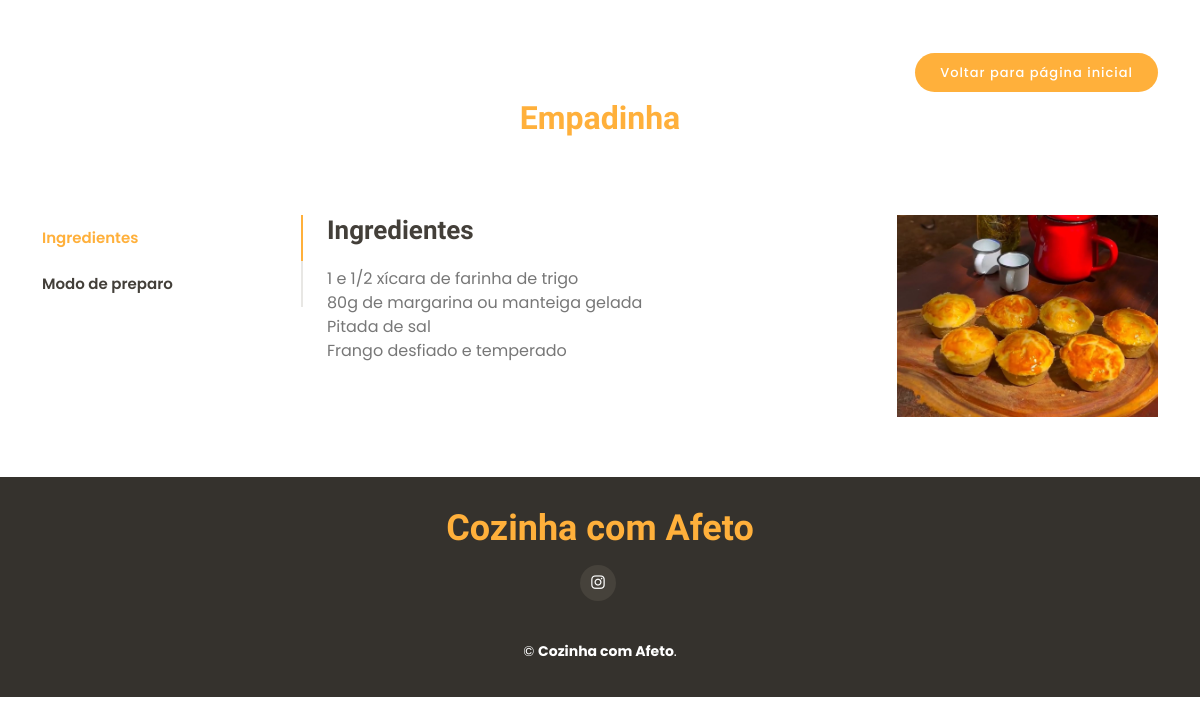
Screenshot of /receita.php?id=5 with the database file from the repository.
### tables this page shows
CREATE TABLE receitas (
  id int(11) NOT NULL AUTO_INCREMENT PRIMARY KEY,
  titulo varchar(150) NOT NULL,
  ingredientes text not null,
  modo_preparo text not null,
  foto varchar(255) null,
  categoria_id int not null,
  foreign key (categoria_id) references categorias (id)
);

### receita.php (the view, shortened to what this page needs)
<?php
$dsn = 'mysql:host=127.0.0.1;dbname=cozinha;charset=utf8;';
$conn = new PDO($dsn, 'root', '', [
    PDO::ATTR_ERRMODE => PDO::ERRMODE_EXCEPTION
]);
$query = "SELECT * FROM receitas where id='".$_GET['id']."';";
$stmt = $conn->query($query);
$receita = $stmt->fetchAll(PDO::FETCH_ASSOC);
?>
<!DOCTYPE html>
<html lang="pt-br">
<head>
    <link href="assets/vendor/animate.css/animate.min.css" rel="stylesheet">
    <link href="assets/vendor/bootstrap/css/bootstrap.min.css" rel="stylesheet">
    <link href="assets/vendor/bootstrap-icons/bootstrap-icons.css" rel="stylesheet">
    <link href="assets/vendor/boxicons/css/boxicons.min.css" rel="stylesheet">
    <link href="assets/vendor/glightbox/css/glightbox.min.css" rel="stylesheet">
    <link href="assets/vendor/swiper/swiper-bundle.min.css" rel="stylesheet">
    <link href="assets/css/style.css" rel="stylesheet">
</head>
<body>
     <section id="specials" class="specials">
            <div class="container">
            <div class="col-lg-12" style="text-align: right;">
      <a href="index.php" class="book-a-table-btn scrollto">Voltar para página inicial</a>
    </div>
                <div class="section-title">
                    <h2><span><?= $receita[0]['titulo']?></span></h2><br><br>
                </div>
                <div class="row">
                    <div class="col-lg-3">
                        <ul class="nav nav-tabs flex-column">
                            <li class="nav-item">
                                <a class="nav-link active show" data-bs-toggle="tab" href="#tab-1">Ingredientes</a>
                            </li>
                            <li class="nav-item">
                                <a class="nav-link" data-bs-toggle="tab" href="#tab-2">Modo de preparo</a>
                            </li>
                        </ul>
                    </div>
                    <div class="col-lg-9 mt-4 mt-lg-0">
                        <div class="tab-content">
                            <div class="tab-pane active show" id="tab-1">
                                <div class="row">
                                    <div class="col-lg-8 details order-2 order-lg-1">
                                        <h3>Ingredientes</h3>
                                        <p class="fst-italic"><?= $receita[0]['ingredientes'] ?></p>
                                    </div>
                                    <div class="col-lg-4 text-center order-1 order-lg-2">
                                        <img src="src/receitas/upload/<?= $receita[0]['foto'] ?>" alt="" class="img-fluid">
                                    </div>
                                </div>
                            </div>
                        </div>
                    </div>
                </div>
            </div>
        </section>
        <footer id="footer">
        <div class="container">
            <h3>Cozinha com Afeto</h3>
            <div class="social-links">
                <a href="https://www.instagram.com/danicozinhapratica/" target="blank" class="instagram"><i class="bx bxl-instagram"></i></a>
            </div>
            <div class="copyright">
                &copy;  <strong><span>Cozinha com Afeto</span></strong>.
            </div>
        </div>
    </footer>
</body>
</html>

### assets/css/style.css (style rules this page uses)
body { font-family: "Poppins", sans-serif; color: #444444; }
a { text-decoration: none; color: #ffb03b; }
h1, h2, h3, h4, h5, h6 { font-family: "Satisfy", sans-serif; }
.book-a-table-btn { background: #ffb03b; color: #fff; border-radius: 50px; margin: 0 0 0 20px; padding: 10px 25px; font-size: 13px; font-weight: 500; letter-spacing: 1px; transition: 0.3s; white-space: nowrap; }
section { padding: 60px 0; }
.section-title { text-align: center; padding-bottom: 30px; }
.section-title h2 { margin: 15px 0 0 0; font-size: 32px; font-weight: 700; color: #5f5950; }
.section-title h2 span { color: #ffb03b; }
.specials { overflow: hidden; }
.specials .nav-tabs { border: 0; }
.specials .nav-link { border: 0; padding: 12px 15px 12px 0; transition: 0.3s; color: #433f39; border-radius: 0; border-right: 2px solid #e8e7e4; font-weight: 600; font-size: 15px; }
.specials .nav-link.active { color: #ffb03b; border-color: #ffb03b; }
.specials .tab-pane.active { animation: fadeIn 0.5s ease-out; }
.specials .details h3 { font-size: 26px; font-weight: 600; margin-bottom: 20px; color: #433f39; }
.specials .details p { color: #777777; }
#footer { background: #35322d; color: #fff; font-size: 14px; text-align: center; padding: 30px 0; }
#footer h3 { font-size: 36px; font-weight: 700; color: #ffb03b; position: relative; padding: 0; margin: 0 0 15px 0; }
#footer .social-links { margin: 0 0 40px 0; }
#footer .social-links a { font-size: 18px; display: inline-block; background: #46423b; color: #fff; line-height: 1; padding: 8px 0; margin-right: 4px; border-radius: 50%; text-align: center; width: 36px; height: 36px; transition: 0.3s; }
#footer .copyright { margin: 0 0 5px 0; }

### rows the page displays
receitas: titulo "Empadinha", ingredientes "1 e 1/2 xícara de farinha de trigo 80g de margarina ou manteiga gelada Pitada de sal Frango desfiado e temperado", foto (picture)
